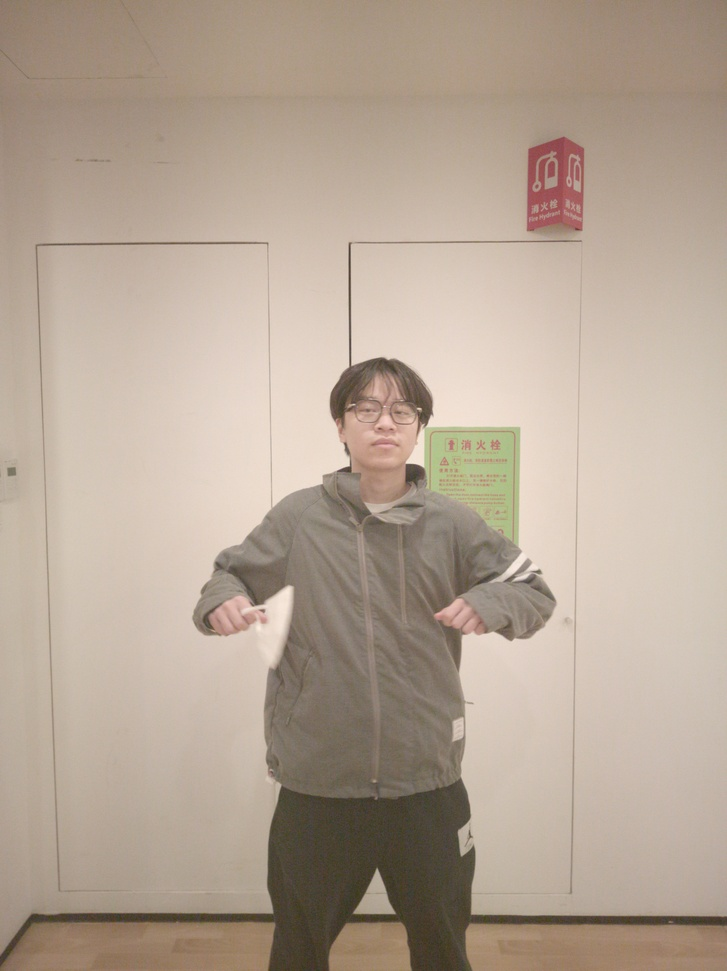
#> input picture inputs/ref/102550045-0093-0096_ref.jpg, 727 x 971 px, shrunk from 3472 x 4640 before the run
$ python hnr.py --input_fn ../../../../../inputs/ref/102550045-0093-0096_ref.jpg   (older library calls are emulated)
#> lines starting #> are read from the running program, lines starting #| are printed output that depends on the picture; after the words box and inside, x2 and y2 are one past the last pixel; in counts of white or black regions, pixels touching at a corner belong together
import os.path
import argparse

import numpy as np
import cv2
import imageio
try:
    import bm3d
except:
    print("\033[91mNo BM3D module installed.\033[00m")
import numpy as np

from skimage import img_as_ubyte, img_as_float
from skimage.restoration import denoise_tv_chambolle, denoise_wavelet
from skimage.color import rgb2yuv, yuv2rgb
from skimage.filters.rank import median
from skimage.morphology import disk
from skimage.util.shape import view_as_blocks

from . import utils


kernel = np.array([[1, 1,  1, 1, 1],
        [1, 5,  5, 5, 1],
        [1, 5, 44, 5, 1],
        [1, 5,  5, 5, 1],
        [1, 1,  1, 1, 1]]) / 100.0


class HybridNoiseReduction:

    @staticmethod
    def yuv_split(rgb_img):
        yuv = rgb2yuv(rgb_img)
        y, u, v = cv2.split(yuv)
        return y, u, v

    @staticmethod
    def yuv_combine(y, u, v):
        yuv = cv2.merge((y, u, v))
        rgb = yuv2rgb(yuv)
        return rgb

    @staticmethod
    def freq_domain_denoise(noisy_y, threshold_sigma=0.05):
        denoised_y = denoise_wavelet(noisy_y, sigma=threshold_sigma, multichannel=False)
        return denoised_y

    # [29 lines left out: functions freq_domain_denoise_smooth, median_denoise, gaussian_denoise, not called in this run]

    @staticmethod
    def nlm_denoise(noisy_y, h_size=5):
        noisy_y = img_as_ubyte(noisy_y)
        y_denoised = cv2.fastNlMeansDenoising(noisy_y, h=h_size, templateWindowSize=7, searchWindowSize=21)
        denoised_y = img_as_float(y_denoised)
        return denoised_y

    # [5 lines left out: function pyr_denoise, not called in this run]

    @staticmethod
    def lap_pyr(img, num_level=5):

        # Gaussian Pyramid
        layer = img.copy()
        gaussian_pyramid = [layer]
        for i in range(num_level + 1):
            layer = cv2.pyrDown(layer)
            gaussian_pyramid.append(layer)

        # Laplacian Pyramid
        layer = gaussian_pyramid[num_level]
        laplacian_pyramid = [layer]
        for i in range(num_level, 0, -1):
            size = (gaussian_pyramid[i - 1].shape[1], gaussian_pyramid[i - 1].shape[0])
            gaussian_expanded = cv2.pyrUp(gaussian_pyramid[i], dstsize=size)
            laplacian = cv2.subtract(gaussian_pyramid[i - 1], gaussian_expanded)
            laplacian_pyramid.append(laplacian)

        return laplacian_pyramid

    # [8 lines left out: function lap_pyr_rec, not called in this run]

    @staticmethod
    def get_blending_mask(laplacian_pyramid, blend_freq_layer, morph_kernel_size=1):
        kernel = np.ones((morph_kernel_size, morph_kernel_size))
        h, w = laplacian_pyramid[-1].shape[0], laplacian_pyramid[-1].shape[1]
        ret, th = cv2.threshold(img_as_ubyte(np.abs(laplacian_pyramid[blend_freq_layer])), 0, 1,
                                cv2.THRESH_BINARY + cv2.THRESH_OTSU)
        th = np.float32(th)
        opening = cv2.morphologyEx(th, cv2.MORPH_OPEN, kernel)
        opening = cv2.morphologyEx(opening, cv2.MORPH_DILATE, kernel)
        mask = cv2.resize(opening, dsize=(w, h))
        mask = cv2.GaussianBlur(mask, (15, 15), 0)
        return mask

    # [5 lines left out: function mask_blend, not called in this run]

    def alpha_blend(self, y, y_denoise, alpha=0.5):
            return y_denoise * alpha + y * (1 - alpha)

    def run(self, rgb_img, nr_method, nr_parm, no_blend, mask_level, blend_morph_kernel,
                blend_alpha=0.5):
        y, u, v = self.yuv_split(rgb_img)
        laplacian_pyramid = self.lap_pyr(y)

        # [7 lines of commented-out code are left out]

        if nr_method == 'freq':
            y_denoised = self.freq_domain_denoise(y, threshold_sigma=nr_parm)
        if nr_method == 'freq_smooth':
            y_denoised = self.freq_domain_denoise_smooth(y, threshold_sigma=nr_parm)
        elif nr_method == "median":
            y_denoised = self.median_denoise(y, radius=int(nr_parm))
        elif nr_method == "gaussian":
            y_denoised = self.gaussian_denoise(y, radius=int(nr_parm))
        elif nr_method == 'tvl1':
            y_denoised = cv2.denoise_TVL1(y, y)
        elif nr_method == 'nlm':
            y_denoised = self.nlm_denoise(y, int(nr_parm))
        elif nr_method == 'bm3d':
            y_denoised = bm3d.bm3d(y, nr_parm)
        elif nr_method == 'lap_pyr':
            denoised_pyr = self.pyr_denoise(laplacian_pyramid, nr_parm)
            y_denoised = self.lap_pyr_rec(denoised_pyr)
        elif nr_method == 'bilateral':
            y_denoised = img_as_float(cv2.bilateralFilter(img_as_ubyte(y), int(nr_parm), 20, 5))
        else:
            y_denoised = self.nlm_denoise(y, int(nr_parm))

        mask = self.get_blending_mask(laplacian_pyramid, blend_freq_layer=mask_level, morph_kernel_size=blend_morph_kernel)

        y_final = self.alpha_blend(y, y_denoised, blend_alpha)
        # y_final = self.mask_blend(y, y_final, mask, no_blend)


        rgb_final = self.yuv_combine(y_final, u, v)

        return np.clip(rgb_final, a_min=0, a_max=1), np.clip(mask, a_min=0, a_max=1)


if __name__ == '__main__':
    parser = argparse.ArgumentParser(description='Process some integers.')
    parser.add_argument('--input_fn', required=True, type=str, help='input filename')
    parser.add_argument('--nr_method', default='freq', type=str, help='denoising method')
    parser.add_argument('--nr_parm', default=0.05, type=float, help='denoising parm')
    parser.add_argument('-no_blend', action='store_true', help='do not apply blending mask')
    parser.add_argument('--mask_level', default=-2, type=int, help='laplacian pyramid blending level')
    parser.add_argument('--blend_morph_kernel', default=1, type=int, help='kernel size for morphlogical operation default 1 is none')

    args = parser.parse_args()

    input_fn_base = os.path.splitext(os.path.basename(args.input_fn))[0]

    rgb_noisy = imageio.imread(args.input_fn)
#> rgb_noisy is the input picture: shape (971, 727, 3); mean R, G, B 180.8, 164.6, 149.1
    hnr = HybridNoiseReduction()
    rgb_denoise, mask = hnr.run(img_as_float(rgb_noisy),
                                nr_method=args.nr_method,
                                nr_parm=args.nr_parm,
                                no_blend=args.no_blend,
                                mask_level=args.mask_level,
                                blend_morph_kernel=args.blend_morph_kernel)
#> in yuv_split, `y, u, v = cv2.split(yuv)`:
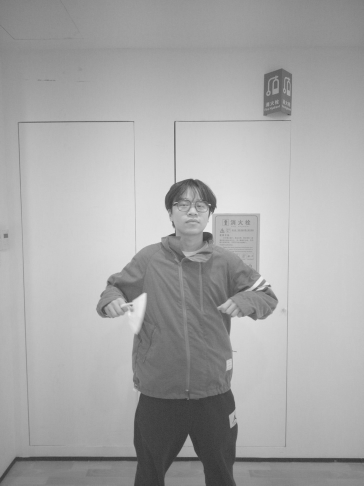
#> y: shape (971, 727) float64 (shown at 1/2 size); min 0.189, max 0.941, mean 0.658
#> in yuv_split, `y, u, v = cv2.split(yuv)`:
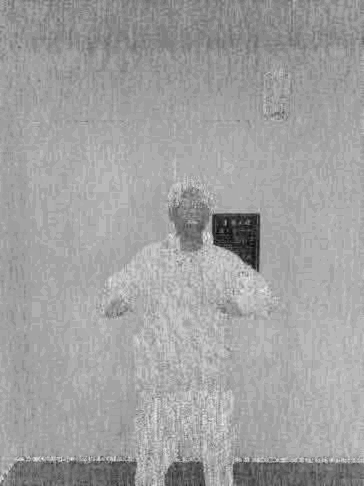
#> u: shape (971, 727) float64 (shown at 1/2 size); min -0.0967, max -8.49e-05, mean -0.0357; drawn with min black and max white
#> in yuv_split, `y, u, v = cv2.split(yuv)`:
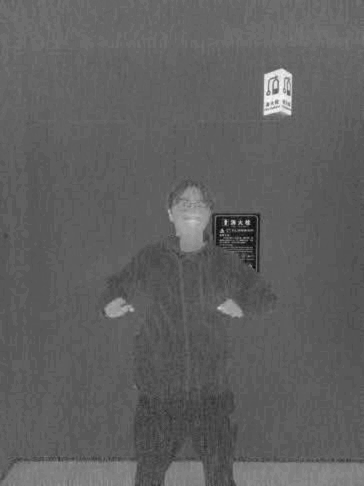
#> v: shape (971, 727) float64 (shown at 1/2 size); min -0.0472, max 0.197, mean 0.0451; drawn with min black and max white
#> the loop in lap_pyr, `for i in range(num_level + 1):` made 6 passes
#> pass 3, in lap_pyr, `layer = cv2.pyrDown(layer)`:
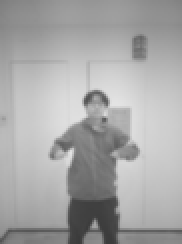
#> layer: shape (122, 91) float64 (shown 2 times larger); min 0.23, max 0.893, mean 0.657
#> after the loop in lap_pyr, `for i in range(num_level + 1):`: gaussian_pyramid = 7 items
#> the loop in lap_pyr, `for i in range(num_level, 0, -1):` made 5 passes
#> pass 2, in lap_pyr, `laplacian = cv2.subtract(gaussian_pyramid[i - 1], gaussian_expanded)`:
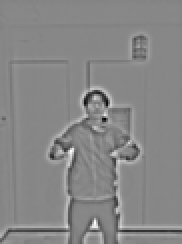
#> laplacian: shape (122, 91) float64 (shown 2 times larger); min -0.217, max 0.193, mean -3.5e-05; drawn with min black and max white
#> after the loop in lap_pyr, `for i in range(num_level, 0, -1):`: laplacian_pyramid = 6 items
#> in get_blending_mask, `ret, th = cv2.threshold(img_as_ubyte(np.abs(laplacian_pyramid[blend_fr..`:
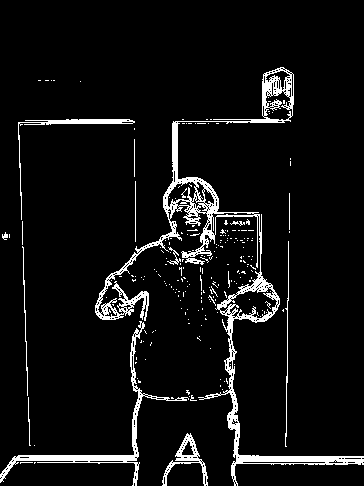
#> th: shape (486, 364); values 0 (black) and 1 (white), 6.5% white; 225 white regions (209 under 20 px), largest, box (x1, y1, x2, y2) and area: (95, 67, 364, 486) 7176, (0, 321, 189, 486) 1713, (18, 119, 135, 220) 592
#> in get_blending_mask, `ret, th = cv2.threshold(img_as_ubyte(np.abs(laplacian_pyramid[blend_fr..`: ret = 6
#> in get_blending_mask, `mask = cv2.GaussianBlur(mask, (15, 15), 0)`:
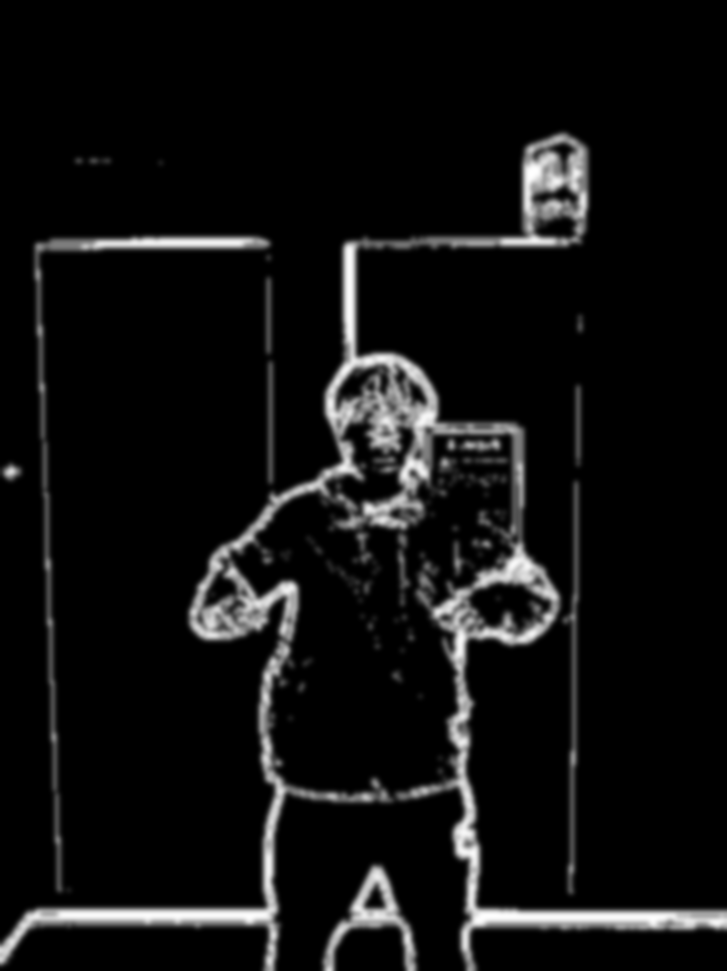
#> mask: shape (971, 727) float32; min 0, max 0.999, mean 0.0648

    mask_fn = 'outputs/{}_mask_{}_parm_{}_level_{}_morph_{}.png'.format(input_fn_base, args.nr_method,  str(args.nr_parm), str(args.mask_level), str(args.blend_morph_kernel))
    out_fn = 'outputs/{}_output_{}_parm_{}_level_{}_morph_{}.jpg'.format(input_fn_base, args.nr_method, str(args.nr_parm), str(args.mask_level), str(args.blend_morph_kernel))

    imageio.imwrite(mask_fn, img_as_ubyte(mask))
    imageio.imwrite(out_fn, img_as_ubyte(rgb_denoise))

$ run again, on inputs/ref/103212684-1039-1054_ref.jpg
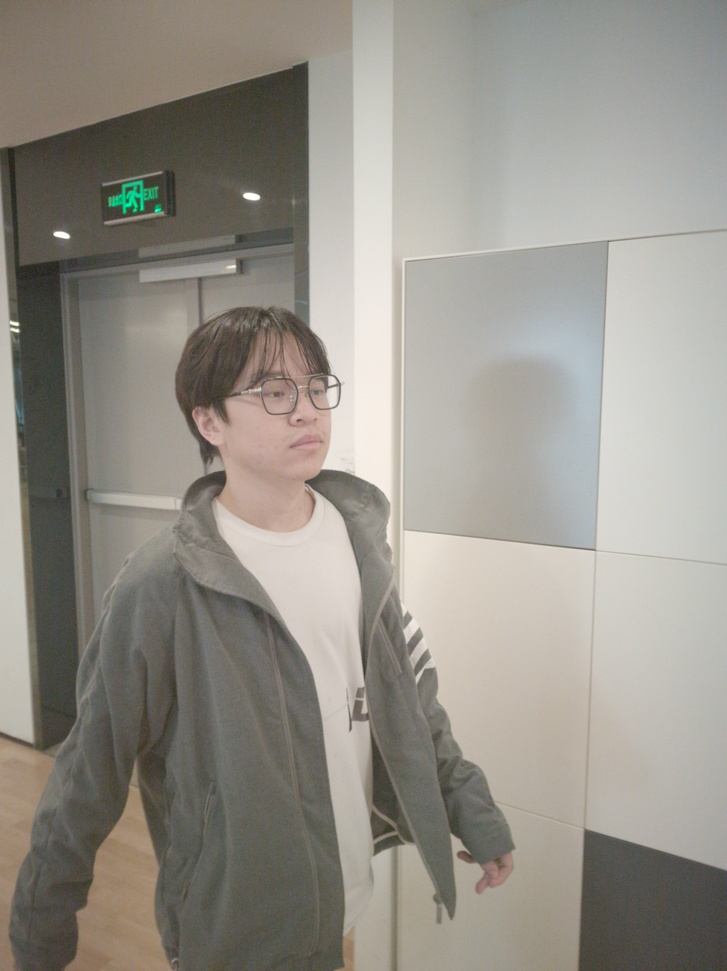
#> input picture inputs/ref/103212684-1039-1054_ref.jpg, 727 x 971 px, shrunk from 3472 x 4640 before the run
#> rgb_noisy is the input picture: shape (971, 727, 3); mean R, G, B 149.6, 145.5, 137.2
#> rgb_img: shape (971, 727, 3) float64; mean of channels 0, 1, 2 0.587, 0.571, 0.538
#> after the loop in lap_pyr, `for i in range(num_level + 1):`: gaussian_pyramid = 7 items
#> after the loop in lap_pyr, `for i in range(num_level, 0, -1):`: laplacian_pyramid = 6 items
#> in get_blending_mask, `ret, th = cv2.threshold(img_as_ubyte(np.abs(laplacian_pyramid[blend_fr..`:
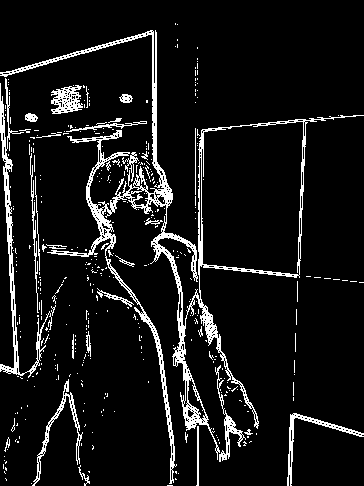
#> th: shape (486, 364); values 0 (black) and 1 (white), 8.6% white in thin lines or dots
#> ret = 6
#> in get_blending_mask, `mask = cv2.GaussianBlur(mask, (15, 15), 0)`:
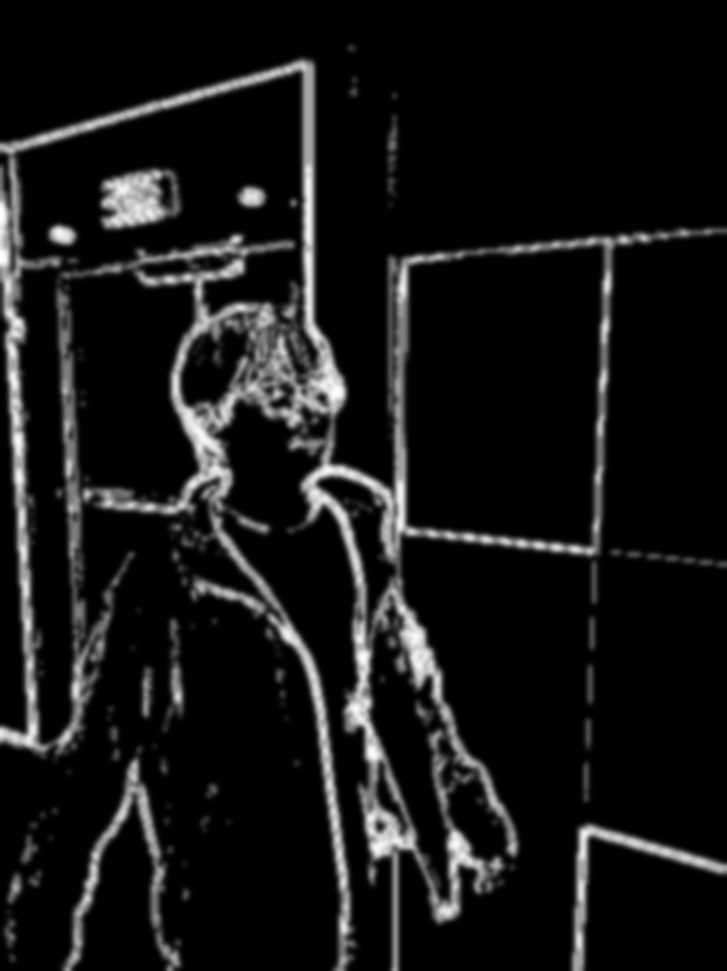
#> mask: shape (971, 727) float32; min 0, max 1, mean 0.0858
#> rgb: shape (971, 727, 3) float64; mean of channels 0, 1, 2 0.587, 0.571, 0.538

$ run again, on inputs/ref/103306301-0153-0160_ref.jpg
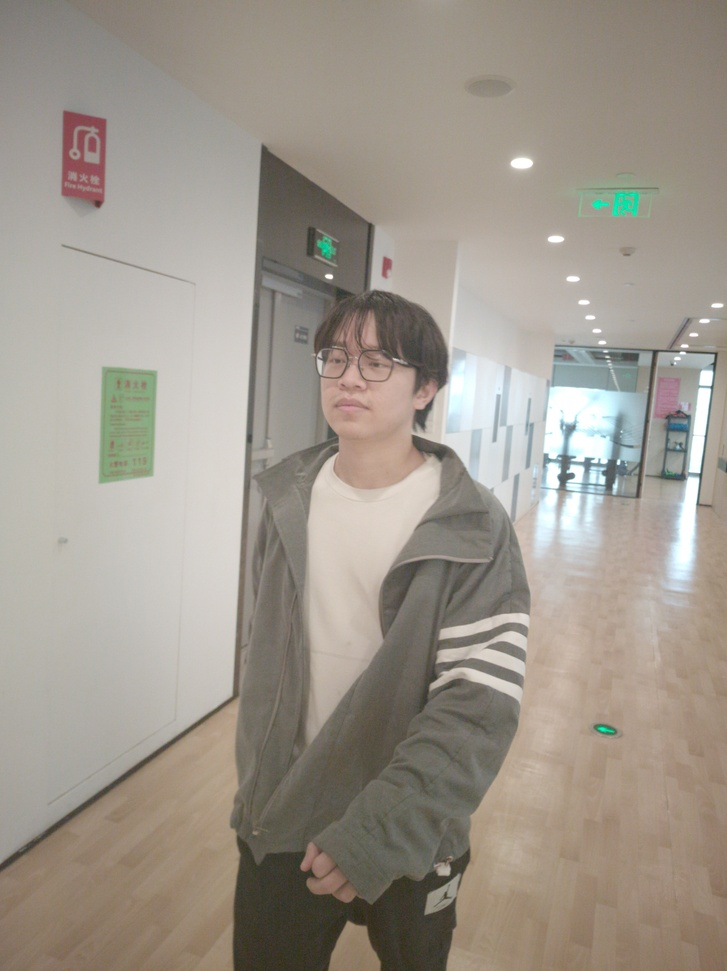
#> input picture inputs/ref/103306301-0153-0160_ref.jpg, 727 x 971 px, shrunk from 3472 x 4640 before the run
#> rgb_noisy is the input picture: shape (971, 727, 3); mean R, G, B 158.5, 151, 140.6
#> rgb_img: shape (971, 727, 3) float64; mean of channels 0, 1, 2 0.622, 0.592, 0.551
#> after the loop in lap_pyr, `for i in range(num_level + 1):`: gaussian_pyramid = 7 items
#> after the loop in lap_pyr, `for i in range(num_level, 0, -1):`: laplacian_pyramid = 6 items
#> in get_blending_mask, `ret, th = cv2.threshold(img_as_ubyte(np.abs(laplacian_pyramid[blend_fr..`:
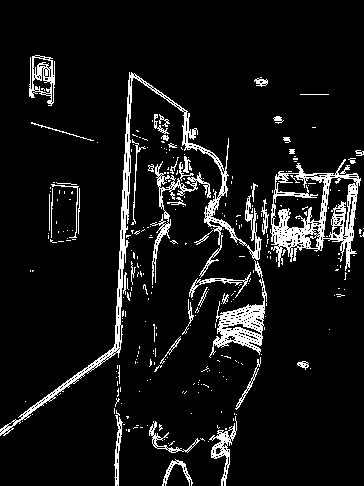
#> th: shape (486, 364); values 0 (black) and 1 (white), 8.2% white in thin lines or dots, all inside (x1, y1, x2, y2) = (0, 55, 364, 486)
#> ret = 7
#> in get_blending_mask, `mask = cv2.GaussianBlur(mask, (15, 15), 0)`:
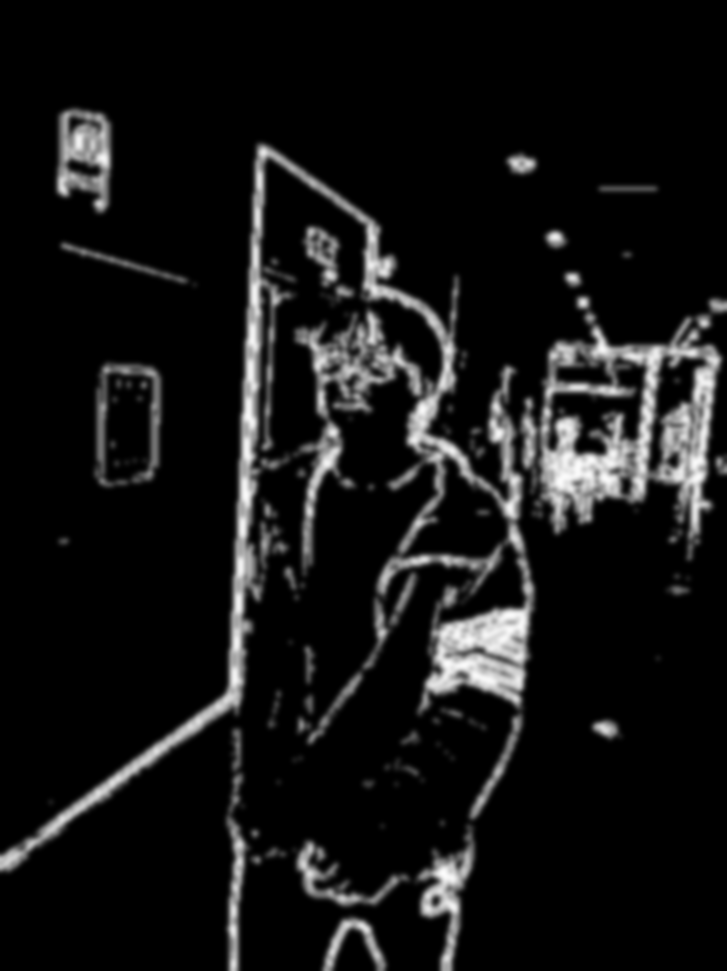
#> mask: shape (971, 727) float32; min 0, max 0.988, mean 0.0817
#> rgb: shape (971, 727, 3) float64; mean of channels 0, 1, 2 0.622, 0.592, 0.551
